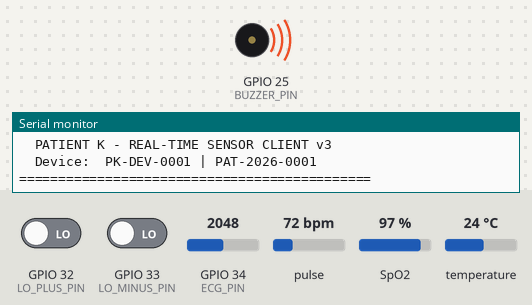
The sketch below on a simulated ESP32. Parts: buzzer (waves = sounding), the last lines printed to the serial monitor. Inputs (shaded band) come from the test bench; at power-on: pulse 72 bpm, temperature 24 °C, GPIO 32 (LO_PLUS_PIN) LOW, GPIO 33 (LO_MINUS_PIN) LOW, GPIO 34 (ECG_PIN) = 2048, SpO2 97 % (analog values on the 0–4095 scale). WiFi joins after 1.5 s; servers stay silent unless stated; uploads are accepted with an empty reply; the local clock reads 2024-03-15 10:24:30 at power-on unless the sketch sets it.

Above: at 1.1 s.
At 4.1 s:
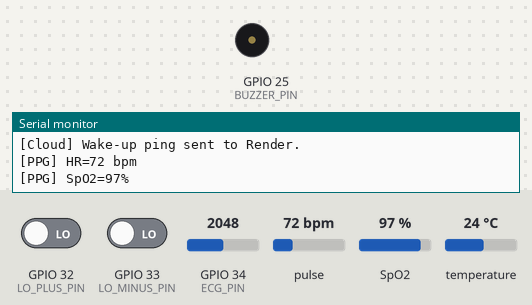
4.2 s: pulse set to 158 bpm
10.6 s: temperature set to 12 °C
17.1 s: GPIO 32 (LO_PLUS_PIN) driven HIGH
23.6 s: pulse set to 142 bpm
27.1 s: pulse set to 139 bpm
28.7 s: temperature set to 19.2 °C
33.0 s: temperature set to 20.6 °C
At 35.28 s:
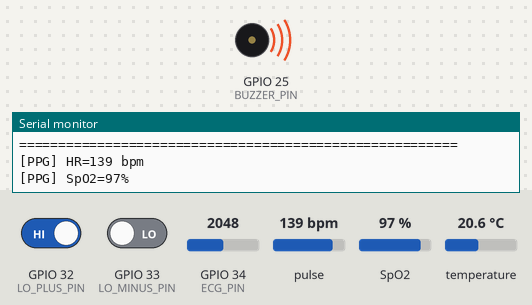
Timing chart, 0 to 39.1 s (numbered marks = the images above; inputs shaded):
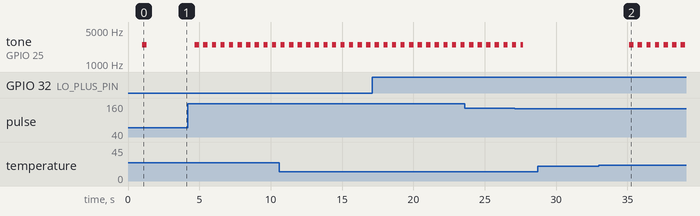

The sketch:

PatientK.ino
```cpp
#include <Arduino.h>
#include <WiFi.h>
#include <HTTPClient.h>
#include <WiFiClientSecure.h>
#include <Wire.h>
#include <time.h>
#include <OneWire.h>
#include <DallasTemperature.h>
#include <algorithm>
#include "MAX30105.h"
#include "spo2_algorithm.h"

// ======================================================
// 1. WIFI SETTINGS
// ======================================================
const char* WIFI_SSID     = "ESP";
const char* WIFI_PASSWORD = "12345678";

// ======================================================
// 2. PATIENTK CLOUD CREDENTIALS
// ======================================================
const char* BACKEND_URL  = "https://patientk.onrender.com/api/hardware/update";
const char* BACKEND_PING = "https://patientk.onrender.com/";   // Wake-up ping
const char* DEVICE_ID    = "PK-DEV-0001";
const char* API_TOKEN    = "00fbdcfe3fa817376e6786e5e86300f3b63593e61217872c9b24b3e270af537e";

// ======================================================
// 3. HARDWARE PINS
// ======================================================
#define SDA_PIN         21
#define SCL_PIN         22
#define DS18B20_PIN     4
#define ECG_PIN         34
#define LO_PLUS_PIN     32
#define LO_MINUS_PIN    33
#define BUZZER_PIN      25
#define BUZZER_LEDC_CH  0        // LEDC channel 0 (free on ESP32)
#define BUZZER_FREQ_HZ  2500     // 2.5 kHz works for both active & passive buzzers
#define BUZZER_ON_LEVEL HIGH

// ======================================================
// 4. CRITICAL ALARM THRESHOLDS
// ======================================================
const int   HR_CRIT_HIGH   = 140;
const int   HR_CRIT_LOW    = 40;
const int   SPO2_CRIT      = 90;
const float TEMP_CRIT_HIGH = 39.5f;
const float TEMP_CRIT_LOW  = 35.0f;

// ======================================================
// 5. MAX30102 BUFFER — 100 samples @ 100 Hz = 1 second
//    sampleAverage=1 so chip outputs all 100 Hz to FIFO
// ======================================================
#define BUF_LEN  100
// *** Lowered from 50000 → 30000 ***
// Many sensors/fingers don't reach 50000 raw IR units.
// 30000 reliably detects any fingertip contact.
const uint32_t FINGER_IR_MIN = 30000;

// ======================================================
// 6. SHARED VITALS — written by sensor task (Core 1),
//    read by upload task (Core 0). Protected by mutex.
// ======================================================
SemaphoreHandle_t vitalsMutex;

struct SharedVitals {
  int   bpm        = 0;
  int   spo2       = 0;
  bool  hrOk       = false;
  bool  spOk       = false;
  bool  finger     = false;
  float tempC      = 0.0f;
  bool  tempValid  = false;
  bool  leadsOff   = true;
  int   ecgRaw     = 0;
  int   ecgBuf[30];
  int   ecgIdx     = 0;
  bool  critical   = false;
};
SharedVitals vitals;

// ======================================================
// 7. SENSOR-TASK PRIVATE STATE (Core 1 only — no mutex)
// ======================================================
MAX30105 particleSensor;
bool maxSensorDetected = false;

uint32_t irBuf[BUF_LEN], redBuf[BUF_LEN];
int     bufCount    = 0;
int     sinceCalc   = 0;
int     noFingerCnt = 0;
int32_t spo2Calc = 0, hrCalc = 0;
int8_t  spo2Valid = 0, hrValid = 0;
bool    fingerOnSensor = false;
uint32_t lastIr   = 0;
unsigned long lastHrMs = 0, lastSpMs = 0;

struct Median5 {
  int v[5]; int n; int i;
  Median5() : n(0), i(0) {}
  void push(int x) { v[i] = x; i = (i + 1) % 5; if (n < 5) n++; }
  void clear()     { n = 0; i = 0; }
  int value() {
    if (n == 0) return 0;
    int t[5];
    for (int k = 0; k < n; k++) t[k] = v[k];
    std::sort(t, t + n);
    return t[n / 2];
  }
};
Median5 hrAvg, spAvg;
int  realBpm = 0, realSpo2 = 0;
bool hrOk    = false, spOk = false;

// ECG at 100 Hz
unsigned long lastEcgUs = 0;

// Temperature (read in upload task, shared via vitals struct)
OneWire oneWire(DS18B20_PIN);
DallasTemperature tempSensor(&oneWire);

// Buzzer
unsigned long lastBuzzerToggle = 0;
bool buzzerState = false;

// Upload interval
const unsigned long UPLOAD_INTERVAL = 3000;

// FreeRTOS task handles
TaskHandle_t sensorTaskHandle = NULL;
TaskHandle_t uploadTaskHandle = NULL;

// ======================================================
// 8. WIFI
// ======================================================
bool connectWiFi() {
  if (WiFi.status() == WL_CONNECTED) return true;
  Serial.println("\n[WiFi] Connecting to: " + String(WIFI_SSID));
  WiFi.mode(WIFI_STA);
  WiFi.setSleep(false);
  WiFi.begin(WIFI_SSID, WIFI_PASSWORD);
  unsigned long start = millis();
  while (WiFi.status() != WL_CONNECTED && millis() - start < 15000) {
    delay(400); Serial.print(".");
  }
  if (WiFi.status() == WL_CONNECTED) {
    Serial.println("\n[WiFi] Connected! IP: " + WiFi.localIP().toString());
    return true;
  }
  Serial.println("\n[WiFi] Timeout.");
  return false;
}

// ======================================================
// 9. NTP
// ======================================================
void setupNTP() {
  Serial.print("[NTP] Syncing");
  configTime(0, 0, "pool.ntp.org", "time.google.com");
  time_t now = time(nullptr);
  for (int i = 0; i < 25 && now < 1700000000; i++) {
    delay(300); Serial.print("."); now = time(nullptr);
  }
  if (now >= 1700000000) Serial.println("\n[NTP] OK");
}

String getIsoUtcTimestamp() {
  time_t now = time(nullptr);
  struct tm ti; gmtime_r(&now, &ti);
  char buf[30]; strftime(buf, sizeof(buf), "%Y-%m-%dT%H:%M:%SZ", &ti);
  return String(buf);
}

// ======================================================
// 10. PPG ALGORITHM (runs on sensor task, Core 1)
// ======================================================
void resetPpg() {
  bufCount = sinceCalc = 0;
  hrAvg.clear(); spAvg.clear();
  lastHrMs = lastSpMs = 0;
  realBpm = realSpo2 = 0;
  hrOk = spOk = false;
}

void calcVitals() {
  maxim_heart_rate_and_oxygen_saturation(
      irBuf, BUF_LEN, redBuf,
      &spo2Calc, &spo2Valid,
      &hrCalc,   &hrValid);

  unsigned long now = millis();

  if (hrValid && hrCalc >= 40 && hrCalc <= 200) {
    hrAvg.push((int)hrCalc);
    lastHrMs = now;
    Serial.printf("[PPG] HR=%d bpm\n", (int)hrCalc);
  }

  if (spo2Valid && spo2Calc >= 70 && spo2Calc <= 100) {
    spAvg.push((int)spo2Calc);
    lastSpMs = now;
    Serial.printf("[PPG] SpO2=%d%%\n", (int)spo2Calc);
  } else {
    // AC/DC ratio fallback when algorithm returns invalid
    long irSum = 0, redSum = 0;
    for (int k = 0; k < BUF_LEN; k++) { irSum += irBuf[k]; redSum += redBuf[k]; }
    float irDC  = (float)irSum  / BUF_LEN;
    float redDC = (float)redSum / BUF_LEN;
    float irMax = -1e9, irMin = 1e9, rMax = -1e9, rMin = 1e9;
    for (int k = 0; k < BUF_LEN; k++) {
      float ia = (float)irBuf[k]  - irDC;
      float ra = (float)redBuf[k] - redDC;
      if (ia > irMax) irMax = ia; if (ia < irMin) irMin = ia;
      if (ra > rMax)  rMax  = ra; if (ra < rMin)  rMin  = ra;
    }
    float irSpan = irMax - irMin, rSpan = rMax - rMin;
    if (irDC > 0 && redDC > 0 && irSpan > 50.0f) {
      float ratio = (rSpan / redDC) / (irSpan / irDC);
      int fb = (int)(110.0f - 25.0f * ratio);
      if (fb >= 70 && fb <= 100) {
        spAvg.push(fb); lastSpMs = now;
        Serial.printf("[PPG] SpO2 fallback=%d%%\n", fb);
      }
    }
  }
}

void processSample(uint32_t red, uint32_t ir) {
  lastIr = ir;
  if (ir < FINGER_IR_MIN) {
    if (noFingerCnt < 12) noFingerCnt++;
    if (noFingerCnt >= 12 && fingerOnSensor) { fingerOnSensor = false; resetPpg(); }
    return;
  }
  noFingerCnt = 0; fingerOnSensor = true;

  if (bufCount < BUF_LEN) {
    irBuf[bufCount] = ir; redBuf[bufCount] = red; bufCount++;
    if (bufCount == BUF_LEN) calcVitals();
    return;
  }
  memmove(irBuf,  irBuf  + 1, (BUF_LEN - 1) * sizeof(uint32_t));
  memmove(redBuf, redBuf + 1, (BUF_LEN - 1) * sizeof(uint32_t));
  irBuf[BUF_LEN - 1] = ir; redBuf[BUF_LEN - 1] = red;
  if (++sinceCalc >= 25) { sinceCalc = 0; calcVitals(); }
}

void refreshLocalVitals() {
  unsigned long now = millis();
  hrOk    = fingerOnSensor && hrAvg.n > 0 && (now - lastHrMs < 20000);
  spOk    = fingerOnSensor && spAvg.n > 0 && (now - lastSpMs < 20000);
  realBpm  = hrOk ? hrAvg.value() : 0;
  realSpo2 = spOk ? spAvg.value() : 0;
}

// ======================================================
// BUZZER HELPERS — use LEDC (safe inside FreeRTOS tasks)
// tone() uses a hardware timer that conflicts with RTOS.
// ledcWrite() uses the PWM peripheral — always reliable.
// ======================================================
void buzzerOn() {
  ledcWrite(BUZZER_LEDC_CH, 128);   // 50% duty = audible tone
}
void buzzerOff() {
  ledcWrite(BUZZER_LEDC_CH, 0);     // 0 duty = silence
  digitalWrite(BUZZER_PIN, LOW);    // ensure pin is fully LOW
}
void buzzerBeep(int durationMs) {   // blocking beep for startup only
  buzzerOn();
  delay(durationMs);
  buzzerOff();
}

// ======================================================
// 11. SENSOR TASK — pinned to Core 1, HIGH priority
//     Never blocked by WiFi. Runs every ~1 ms.
// ======================================================
void sensorTask(void* param) {
  Serial.println("[SensorTask] Started on Core 1");

  while (true) {
    // ── A. ECG at 100 Hz ──────────────────────────────
    unsigned long nowUs = micros();
    if (nowUs - lastEcgUs >= 10000) {
      lastEcgUs = nowUs;
      int sample = analogRead(ECG_PIN);
      if (xSemaphoreTake(vitalsMutex, 0) == pdTRUE) {
        vitals.ecgBuf[vitals.ecgIdx] = sample;
        vitals.ecgIdx = (vitals.ecgIdx + 1) % 30;
        vitals.leadsOff = (digitalRead(LO_PLUS_PIN) == HIGH ||
                           digitalRead(LO_MINUS_PIN) == HIGH);
        vitals.ecgRaw = sample;
        xSemaphoreGive(vitalsMutex);
      }
    }

    // ── B. MAX30102 FIFO drain ─────────────────────────
    if (maxSensorDetected) {
      particleSensor.check();
      while (particleSensor.available()) {
        uint32_t red = particleSensor.getFIFORed();
        uint32_t ir  = particleSensor.getFIFOIR();
        particleSensor.nextSample();
        processSample(red, ir);
      }
      refreshLocalVitals();

      // ── C. Write vitals to shared struct ─────────────
      bool crit = false;
      if (hrOk && (realBpm > HR_CRIT_HIGH || realBpm < HR_CRIT_LOW)) crit = true;
      if (spOk && realSpo2 < SPO2_CRIT)                               crit = true;
      if (xSemaphoreTake(vitalsMutex, 0) == pdTRUE) {
        vitals.bpm    = realBpm;
        vitals.spo2   = realSpo2;
        vitals.hrOk   = hrOk;
        vitals.spOk   = spOk;
        vitals.finger = fingerOnSensor;
        vitals.critical = crit;
        xSemaphoreGive(vitalsMutex);
      }
    }

    // ── D. Buzzer (LEDC-based, safe in FreeRTOS) ─────────
    bool isCrit = false;
    if (xSemaphoreTake(vitalsMutex, 0) == pdTRUE) {
      isCrit = vitals.critical;
      if (vitals.tempValid &&
          (vitals.tempC >= TEMP_CRIT_HIGH || vitals.tempC <= TEMP_CRIT_LOW))
        isCrit = true;
      xSemaphoreGive(vitalsMutex);
    }
    if (isCrit) {
      if (millis() - lastBuzzerToggle >= 300) {
        lastBuzzerToggle = millis();
        buzzerState = !buzzerState;
        buzzerState ? buzzerOn() : buzzerOff();
      }
    } else if (buzzerState) {
      buzzerState = false;
      buzzerOff();
    }

    vTaskDelay(pdMS_TO_TICKS(1));   // yield 1 ms
  }
}

// ======================================================
// 12. UPLOAD TASK — pinned to Core 0
//     Blocking HTTP is fine here — sensor task keeps running
// ======================================================
void uploadTask(void* param) {
  Serial.println("[UploadTask] Started on Core 0");

  // Send a one-time wake-up GET to prevent Render cold-start delay
  if (WiFi.status() == WL_CONNECTED) {
    WiFiClientSecure sc; sc.setInsecure();
    HTTPClient h; h.setTimeout(25000);
    if (h.begin(sc, BACKEND_PING)) {
      h.GET();   // fire-and-forget, ignore response
      h.end();
      Serial.println("[Cloud] Wake-up ping sent to Render.");
    }
    vTaskDelay(pdMS_TO_TICKS(3000)); // give Render 3s to wake before first real upload
  }

  while (true) {
    vTaskDelay(pdMS_TO_TICKS(UPLOAD_INTERVAL));

    if (WiFi.status() != WL_CONNECTED) {
      connectWiFi();
      if (WiFi.status() == WL_CONNECTED && time(nullptr) < 1700000000) {
        setupNTP();
      }
      continue;
    }

    // Ensure NTP clock is synced before sending timestamped payload
    if (time(nullptr) < 1700000000) {
      setupNTP();
      if (time(nullptr) < 1700000000) {
        Serial.println("[NTP] Waiting for valid UTC time before uploading...");
        continue;
      }
    }

    // ── Snapshot shared vitals ────────────────────────
    int   bpm, spo2, ecgRaw, ecgIdx;
    bool  hrOkSnap, spOkSnap, finger, leadsOff, tempValid, critical;
    float tempC, tempF = 0;
    int   ecgSnap[30];

    // Read temperature in this task (DS18B20 is slow, ~750 ms)
    tempSensor.requestTemperatures();
    float t = tempSensor.getTempCByIndex(0);
    if (t >= 20.0f && t <= 45.0f && t != 85.0f) {
      tempC = t; tempF = t * 1.8f + 32.0f; tempValid = true;
    } else {
      tempC = 0; tempValid = false;
    }

    if (xSemaphoreTake(vitalsMutex, pdMS_TO_TICKS(50)) == pdTRUE) {
      bpm      = vitals.bpm;
      spo2     = vitals.spo2;
      hrOkSnap = vitals.hrOk;
      spOkSnap = vitals.spOk;
      finger   = vitals.finger;
      leadsOff = vitals.leadsOff;
      ecgRaw   = vitals.ecgRaw;
      ecgIdx   = vitals.ecgIdx;
      memcpy(ecgSnap, vitals.ecgBuf, sizeof(ecgSnap));
      critical = vitals.critical;
      // Store temperature back so sensor task can use for buzzer
      vitals.tempC     = tempC;
      vitals.tempValid = tempValid;
      xSemaphoreGive(vitalsMutex);
    } else {
      continue;  // couldn't get mutex, skip this cycle
    }

    // ── Serial diagnostics ────────────────────────────
    Serial.println("\n========================================================");
    Serial.printf("  [PATIENT K]  PAT-2026-0001  buf:%d/%d\n", bufCount, BUF_LEN);
    Serial.println("========================================================");
    if (finger) {
      Serial.printf("  Finger   : DETECTED  IR=%lu\n", (unsigned long)lastIr);
      Serial.printf("  Pulse    : %s\n",
        hrOkSnap ? (String(bpm) + " BPM").c_str()
                 : bufCount < BUF_LEN ? "Filling buffer..." : "Acquiring...");
      Serial.printf("  SpO2     : %s\n",
        spOkSnap ? (String(spo2) + " %").c_str()
                 : bufCount < BUF_LEN ? "Filling buffer..." : "Acquiring...");
    } else {
      Serial.printf("  Finger   : NO FINGER (place fingertip on sensor)\n");
      Serial.printf("  Pulse    : -- (null)\n");
      Serial.printf("  SpO2     : -- (null)\n");
    }
    if (tempValid) Serial.printf("  Temp     : %.2f F  (%.1f C)\n", tempF, tempC);
    else           Serial.printf("  Temp     : Sensor not in contact\n");
    Serial.printf("  ECG      : %s\n", leadsOff ? "LEADS OFF" : "ATTACHED");
    if (critical)  Serial.println("  ALERT    : CRITICAL VITALS! BUZZER ACTIVE!");
    Serial.println("========================================================");

    // ── Build JSON ────────────────────────────────────
    String ecgArr = "[";
    if (!leadsOff) {
      for (int i = 0; i < 30; i++) {
        int idx = (ecgIdx + i) % 30;
        ecgArr += String(ecgSnap[idx]);
        if (i < 29) ecgArr += ",";
      }
    }
    ecgArr += "]";

    String payload = "{";
    payload += "\"deviceId\":\""  + String(DEVICE_ID)   + "\",";
    payload += "\"heartRate\":"   + (hrOkSnap && bpm  > 0 ? String(bpm)  : "null") + ",";
    payload += "\"oxygenLevel\":" + (spOkSnap && spo2 > 0 ? String(spo2) : "null") + ",";
    payload += "\"temperature\":" + (tempValid ? String(tempC, 1)         : "null") + ",";
    payload += "\"leadsOff\":"    + String(leadsOff ? "true" : "false")   + ",";
    payload += "\"ecgRaw\":"      + (leadsOff ? "null" : String(ecgRaw))  + ",";
    payload += "\"ecgSampleRate\":100,";
    payload += "\"ecgSamples\":"  + ecgArr    + ",";
    payload += "\"timestamp\":\""  + getIsoUtcTimestamp() + "\"";
    payload += "}";

    // ── HTTPS POST (can block — sensor task still runs) ──
    WiFiClientSecure secureClient;
    secureClient.setInsecure();
    HTTPClient http;
    http.setTimeout(25000);   // 25 s — Render cold-start can take 15-20 s

    if (http.begin(secureClient, BACKEND_URL)) {
      http.addHeader("Content-Type", "application/json");
      http.addHeader("X-API-KEY", API_TOKEN);
      int code = http.POST(payload);
      if (code >= 200 && code < 300) {
        Serial.printf("[Cloud] HTTP %d OK | %s\n", code, http.getString().c_str());
      } else if (code > 0) {
        Serial.printf("[Cloud] HTTP %d ERROR | %s\n", code, http.getString().c_str());
      } else {
        Serial.printf("[Cloud] Error: %s\n", http.errorToString(code).c_str());
      }
      http.end();
    }
  }
}

// ======================================================
// 13. SETUP
// ======================================================
void setup() {
  Serial.begin(115200);
  delay(1000);
  Serial.println("\n=============================================");
  Serial.println("  PATIENT K - REAL-TIME SENSOR CLIENT v3");
  Serial.println("  Device:  PK-DEV-0001 | PAT-2026-0001");
  Serial.println("=============================================");

  // ECG pins
  pinMode(ECG_PIN, INPUT);
  pinMode(LO_PLUS_PIN, INPUT);
  pinMode(LO_MINUS_PIN, INPUT);
  analogReadResolution(12);
  analogSetPinAttenuation(ECG_PIN, ADC_11db);

  // Buzzer — init LEDC channel (safe from any FreeRTOS task)
  pinMode(BUZZER_PIN, OUTPUT);
  digitalWrite(BUZZER_PIN, LOW);
  ledcSetup(BUZZER_LEDC_CH, BUZZER_FREQ_HZ, 8);  // ch=0, 2500 Hz, 8-bit PWM
  ledcAttachPin(BUZZER_PIN, BUZZER_LEDC_CH);
  buzzerBeep(300);   // 300 ms startup beep — confirms buzzer is wired correctly

  // I2C
  Wire.begin(SDA_PIN, SCL_PIN);
  Wire.setClock(400000);

  // MAX30102
  // sampleAverage=1 → chip outputs all 100 Hz to FIFO
  // so BUF_LEN=100 fills in exactly 1 second
  if (particleSensor.begin(Wire, I2C_SPEED_FAST)) {
    maxSensorDetected = true;
    particleSensor.setup(
      0x2E,   // powerLevel  ~18 mA
      1,      // sampleAverage = 1  ← KEY: full 100 Hz output
      2,      // ledMode Red+IR
      100,    // sampleRate 100 Hz
      411,    // pulseWidth 411 µs → 18-bit ADC
      4096    // adcRange
    );
    particleSensor.setPulseAmplitudeRed(0x2E);
    particleSensor.setPulseAmplitudeIR(0x2E);
    particleSensor.clearFIFO();
    Serial.println("[Sensors] MAX30102 OK (100 Hz, avg=1, 18-bit, IR_MIN=30000)");
  } else {
    Serial.println("[Sensors] MAX30102 NOT FOUND — check SDA=21 SCL=22");
  }

  // DS18B20
  tempSensor.begin();
  tempSensor.setWaitForConversion(false);
  Serial.println("[Sensors] DS18B20 OK");

  // WiFi + NTP (before tasks start)
  if (connectWiFi()) setupNTP();

  // Create mutex
  vitalsMutex = xSemaphoreCreateMutex();

  // ── Launch FreeRTOS tasks ────────────────────────────
  // Sensor task on Core 1, priority 2 (HIGH) — never interrupted by WiFi
  xTaskCreatePinnedToCore(
    sensorTask, "SensorTask",
    8192,         // stack size
    NULL, 2,      // priority 2
    &sensorTaskHandle, 1   // Core 1
  );

  // Upload task on Core 0, priority 1 (LOW) — WiFi blocking is fine here
  xTaskCreatePinnedToCore(
    uploadTask, "UploadTask",
    16384,        // larger stack for HTTP
    NULL, 1,      // priority 1
    &uploadTaskHandle, 0   // Core 0
  );

  Serial.println("[Tasks] SensorTask(Core1) + UploadTask(Core0) launched.");
}

// ======================================================
// 14. LOOP — empty, tasks handle everything
// ======================================================
void loop() {
  vTaskDelay(pdMS_TO_TICKS(1000));
}
```

Measured:
- after the input at 33.0 s, tone on GPIO 25 (BUZZER_PIN): alternates 2500 Hz for 0.30 s and silent for 0.30 s, starting after 2.1 s
- by itself, tone on GPIO 25 (BUZZER_PIN): alternates 2500 Hz for 0.30 s and silent for 0.30 s
